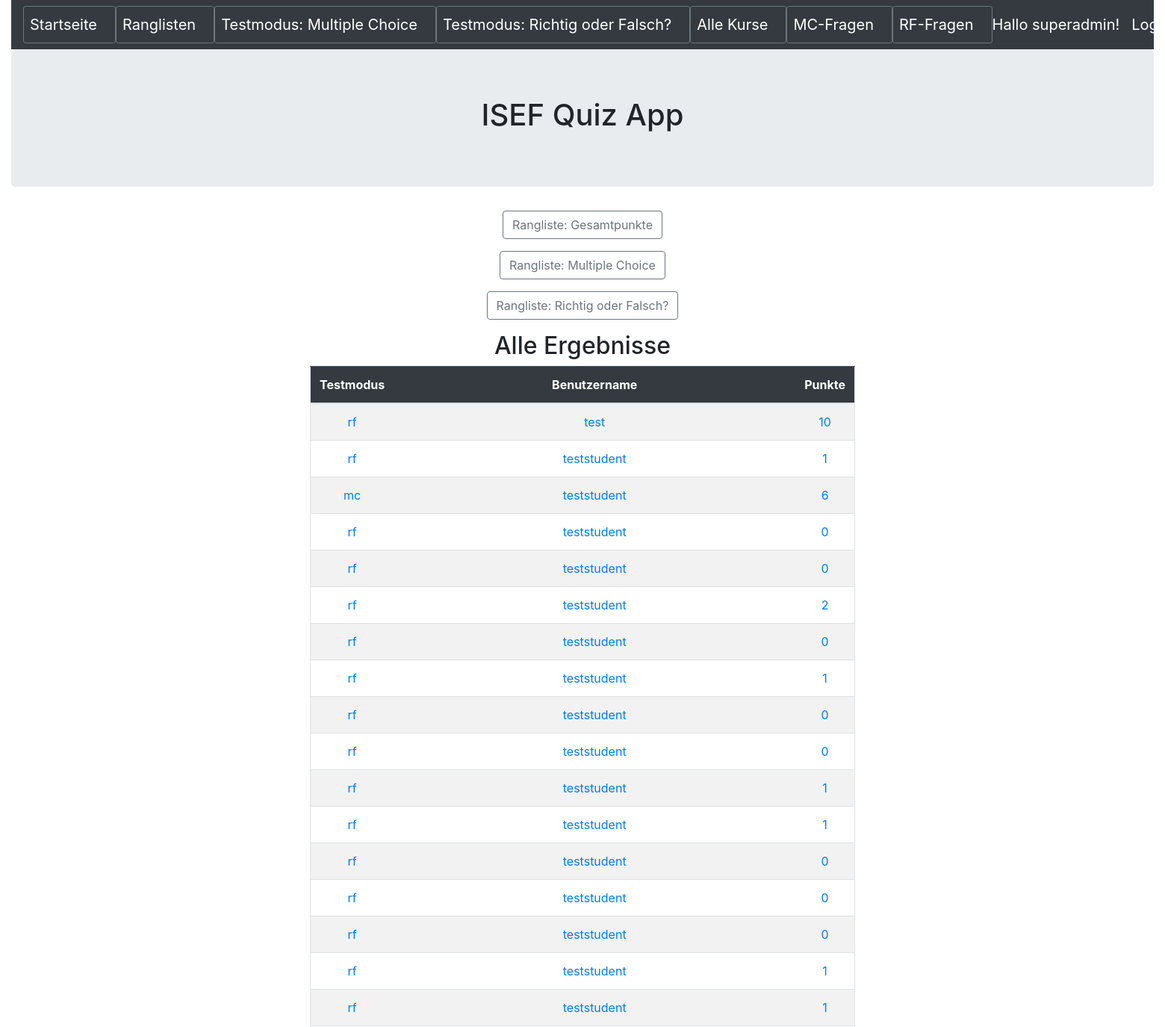
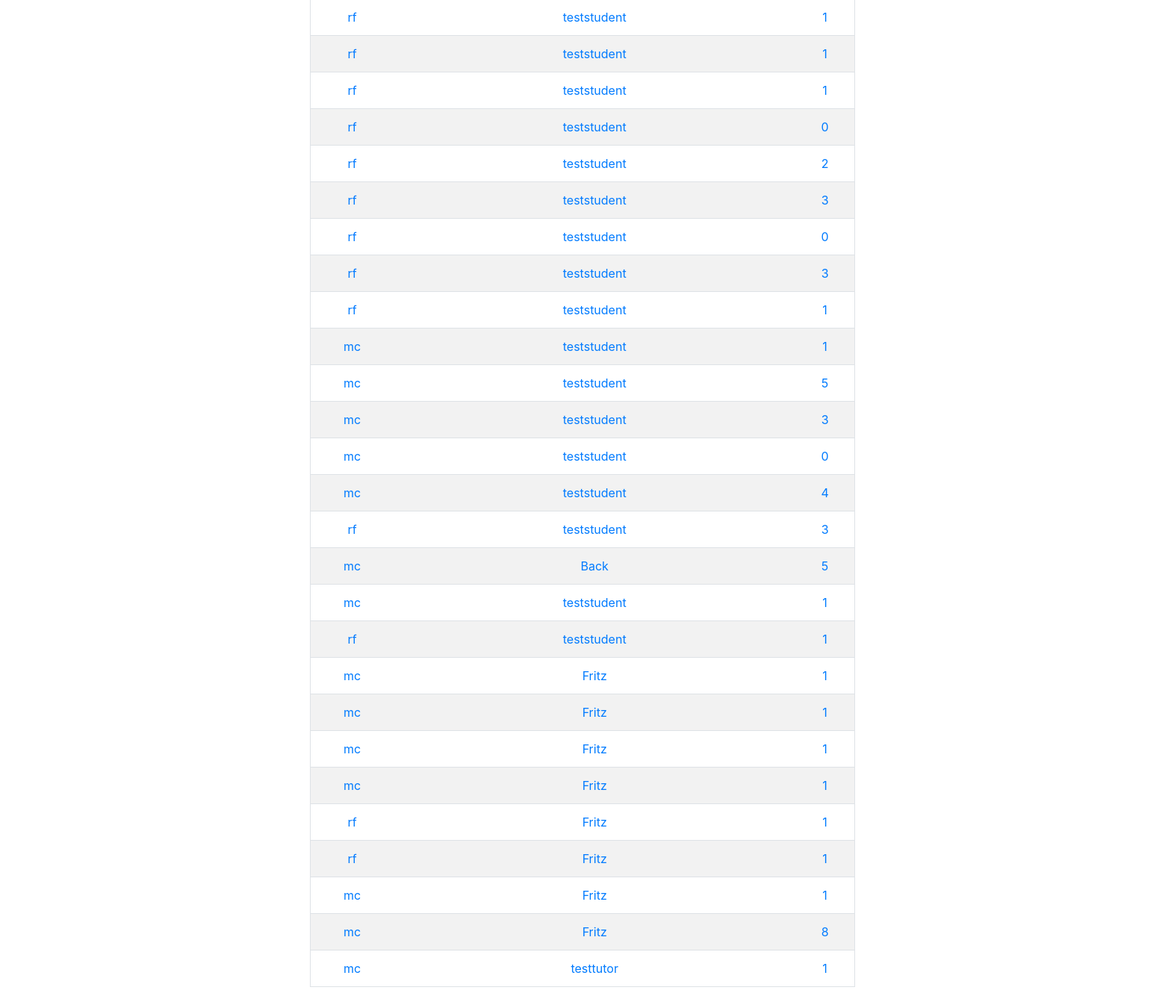
Screenshot of /ergebnis (signed in) with the database file from the repository (2 pictures, top to bottom).
### quiz/models.py (models this page shows, shortened)
class Ergebnis(models.Model):
    testmodus = models.CharField(max_length=20,blank=False)
    benutzername = models.CharField(max_length=50,blank=False)
    kursid = models.CharField(max_length=5,blank=False)
    kursname = models.CharField(max_length=50,blank=False)
    zeitsekunden = models.IntegerField(blank=False)
    datum = models.DateField(auto_now_add=True)
    punkte = models.IntegerField(blank=False)
    fragentotal = models.IntegerField(blank=False)
    fragenkorrekt = models.IntegerField(blank=False)
    fragenfalsch = models.IntegerField(blank=False)

### quiz/views.py (the view)
# urls.py: path('ergebnis', ErgebnisHome.as_view(), name='ergebnis_start'),
class ErgebnisHome(AuthListView):
    model = Ergebnis
    template_name = 'ergebnis/ergebnis_home.html'
    permission_required = ('quiz.view_ergebnis')

### quiz/templates/ergebnis/ergebnis_home.html
{% extends 'base.html' %}
{% block content %}
<div class="text-center">
	<p><button type="button" class="btn btn-outline-secondary" onclick="location.href='{% url 'ergebnis_topgroupbypunkte'  %}'"> Rangliste: Gesamtpunkte</button></p>
	<p><button type="button" class="btn btn-outline-secondary " onclick="location.href='{% url 'ergebnis_topmcgroupbypunkte' %}'"> Rangliste: Multiple Choice</button></p>
	<p><button type="button" class="btn btn-outline-secondary" onclick="location.href='{% url 'ergebnis_toprfgroupbypunkte' %}'"> Rangliste: Richtig oder Falsch?</button></p>
</div>
<h2 class="text-center">Alle Ergebnisse</h2>
<div class="container text-center">
	<div class="row justify-content-md-center">
		<div class="col-sm-8 ">
			<table  class ="table border table-hover table-striped">
				<thead class="table-dark">
					<th width=100 scope = "col">Testmodus</th>
					<th width=550 scope = "col">Benutzername</th>
					<th scope = "col">Punkte</th>
				</thead>
				<tbody>
				{% for ergebnis in object_list %}
					<tr>
						<td> <a href="{% url 'ergebnis_detail' ergebnis.pk %}">{{ ergebnis.testmodus }}</a> </td>
						<td> <a href="{% url 'ergebnis_detail' ergebnis.pk %}">{{ ergebnis.benutzername }}</a> </td>
						<td> <a href="{% url 'ergebnis_detail' ergebnis.pk %}">{{ ergebnis.punkte }}</a> </td>
					</tr>
				{% endfor %}
				</tbody>
			</table>
		</div>
	</div>
</div>
{% endblock content %}

### templates/base.html (shortened to what this page needs)
<!DOCTYPE html>
<html>
  <head>
	<link rel="stylesheet" href="https://stackpath.bootstrapcdn.com/bootstrap/4.5.0/css/bootstrap.min.css">
  </head>
  <body>
    <div class="container-fluid">
        <header>
            <nav class="navbar navbar-expand-lg navbar-dark bg-dark">
                <button type="button" class="btn btn-outline-secondary btn-sm"><a class="navbar-brand" href="{% url 'index' %}">Startseite</a></button>
                <button type="button" class="btn btn-outline-secondary btn-sm"><a class="navbar-brand" href="{% url 'ergebnis_start' %}">Ranglisten</a></button>
                <button type="button" class="btn btn-outline-secondary btn-sm"><a class="navbar-brand" href="{% url 'mctest_select' %}">Testmodus: Multiple Choice</a></button>
                <button type="button" class="btn btn-outline-secondary btn-sm"><a class="navbar-brand" href="{% url 'rftest_select' %}">Testmodus: Richtig oder Falsch?</a></button>
                <button type="button" class="btn btn-outline-secondary btn-sm"><a class="navbar-brand" href="{% url 'kurs_start' %}">Alle Kurse</a></button>
                <button type="button" class="btn btn-outline-secondary btn-sm"><a class="navbar-brand" href="{% url 'frage_start' %}">MC-Fragen</a></button>
                <button type="button" class="btn btn-outline-secondary btn-sm"><a class="navbar-brand" href="{% url 'richtigoderfalsch_start' %}">RF-Fragen</a></button>
				{% if user.is_authenticated %}
                <a class="navbar-brand ml-auto order-md-last ">Hallo {{ user.get_username }}!</a>
                <a class="navbar-brand ml-auto order-md-last" href="{% url 'logout'%}?next={{request.path}}">Logout</a>
                {% else %}
                <a class="navbar-brand ml-auto order-md-last" href="{% url 'login'%}?next={{request.path}}">Login</a>
                {% endif %}
            </nav>
        </header>
        <div class="jumbotron">
            <h1 class="text-center">ISEF Quiz App</h1>
        </div>
        {% block content %}
        {% endblock content %}
    </div>
  </body>
</html>

### rows the page displays
Ergebnis: testmodus "rf", benutzername "test", punkte "10"
Ergebnis: testmodus "rf", benutzername "teststudent", punkte "1"
Ergebnis: testmodus "mc", benutzername "teststudent", punkte "6"
Ergebnis: testmodus "rf", benutzername "teststudent", punkte "0"
Ergebnis: testmodus "rf", benutzername "teststudent", punkte "0"
Ergebnis: testmodus "rf", benutzername "teststudent", punkte "2"
Ergebnis: testmodus "rf", benutzername "teststudent", punkte "0"
Ergebnis: testmodus "rf", benutzername "teststudent", punkte "1"
Ergebnis: testmodus "rf", benutzername "teststudent", punkte "0"
Ergebnis: testmodus "rf", benutzername "teststudent", punkte "0"
Ergebnis: testmodus "rf", benutzername "teststudent", punkte "1"
Ergebnis: testmodus "rf", benutzername "teststudent", punkte "1"
Ergebnis: testmodus "rf", benutzername "teststudent", punkte "0"
Ergebnis: testmodus "rf", benutzername "teststudent", punkte "0"
Ergebnis: testmodus "rf", benutzername "teststudent", punkte "0"
Ergebnis: testmodus "rf", benutzername "teststudent", punkte "1"
Ergebnis: testmodus "rf", benutzername "teststudent", punkte "1"
Ergebnis: testmodus "rf", benutzername "teststudent", punkte "1"
Ergebnis: testmodus "rf", benutzername "teststudent", punkte "1"
Ergebnis: testmodus "rf", benutzername "teststudent", punkte "1"
Ergebnis: testmodus "rf", benutzername "teststudent", punkte "0"
Ergebnis: testmodus "rf", benutzername "teststudent", punkte "2"
Ergebnis: testmodus "rf", benutzername "teststudent", punkte "3"
Ergebnis: testmodus "rf", benutzername "teststudent", punkte "0"
Ergebnis: testmodus "rf", benutzername "teststudent", punkte "3"
Ergebnis: testmodus "rf", benutzername "teststudent", punkte "1"
Ergebnis: testmodus "mc", benutzername "teststudent", punkte "1"
Ergebnis: testmodus "mc", benutzername "teststudent", punkte "5"
Ergebnis: testmodus "mc", benutzername "teststudent", punkte "3"
Ergebnis: testmodus "mc", benutzername "teststudent", punkte "0"
Ergebnis: testmodus "mc", benutzername "teststudent", punkte "4"
Ergebnis: testmodus "rf", benutzername "teststudent", punkte "3"
Ergebnis: testmodus "mc", benutzername "Back", punkte "5"
Ergebnis: testmodus "mc", benutzername "teststudent", punkte "1"
Ergebnis: testmodus "rf", benutzername "teststudent", punkte "1"
Ergebnis: testmodus "mc", benutzername "Fritz", punkte "1"
Ergebnis: testmodus "mc", benutzername "Fritz", punkte "1"
Ergebnis: testmodus "mc", benutzername "Fritz", punkte "1"
Ergebnis: testmodus "mc", benutzername "Fritz", punkte "1"
Ergebnis: testmodus "rf", benutzername "Fritz", punkte "1"
Ergebnis: testmodus "rf", benutzername "Fritz", punkte "1"
Ergebnis: testmodus "mc", benutzername "Fritz", punkte "1"
Ergebnis: testmodus "mc", benutzername "Fritz", punkte "8"
Ergebnis: testmodus "mc", benutzername "testtutor", punkte "1"

### other values shown
{{ user.get_username }} "superadmin"
